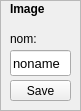
   <widget class="QFrame" name="frame_2">
    <property name="geometry">
     <rect>
      <x>530</x>
      <y>260</y>
      <width>81</width>
      <height>111</height>
     </rect>
    </property>
    <property name="frameShape">
     <enum>QFrame::StyledPanel</enum>
    </property>
    <property name="frameShadow">
     <enum>QFrame::Raised</enum>
    </property>
    <widget class="QPushButton" name="Btn_save_img">
     <property name="geometry">
      <rect>
       <x>10</x>
       <y>80</y>
       <width>61</width>
       <height>21</height>
      </rect>
     </property>
     <property name="toolTip">
      <string>destination dossier perso, numerotation auto</string>
     </property>
     <property name="text">
      <string>Save</string>
     </property>
    </widget>
    <widget class="QLabel" name="label_17">
     <property name="geometry">
      <rect>
       <x>10</x>
       <y>0</y>
       <width>51</width>
       <height>18</height>
      </rect>
     </property>
     <property name="font">
      <font>
       <weight>75</weight>
       <italic>false</italic>
       <bold>true</bold>
      </font>
     </property>
     <property name="text">
      <string>Image</string>
     </property>
    </widget>
    <widget class="QLineEdit" name="lineEdit13">
     <property name="geometry">
      <rect>
       <x>10</x>
       <y>50</y>
       <width>61</width>
       <height>26</height>
      </rect>
     </property>
     <property name="font">
      <font>
       <pointsize>10</pointsize>
       <weight>50</weight>
       <italic>false</italic>
       <bold>false</bold>
      </font>
     </property>
     <property name="text">
      <string>noname</string>
     </property>
    </widget>
    <widget class="QLabel" name="label_18">
     <property name="geometry">
      <rect>
       <x>10</x>
       <y>30</y>
       <width>41</width>
       <height>18</height>
      </rect>
     </property>
     <property name="text">
      <string>nom:</string>
     </property>
    </widget>
   </widget>
